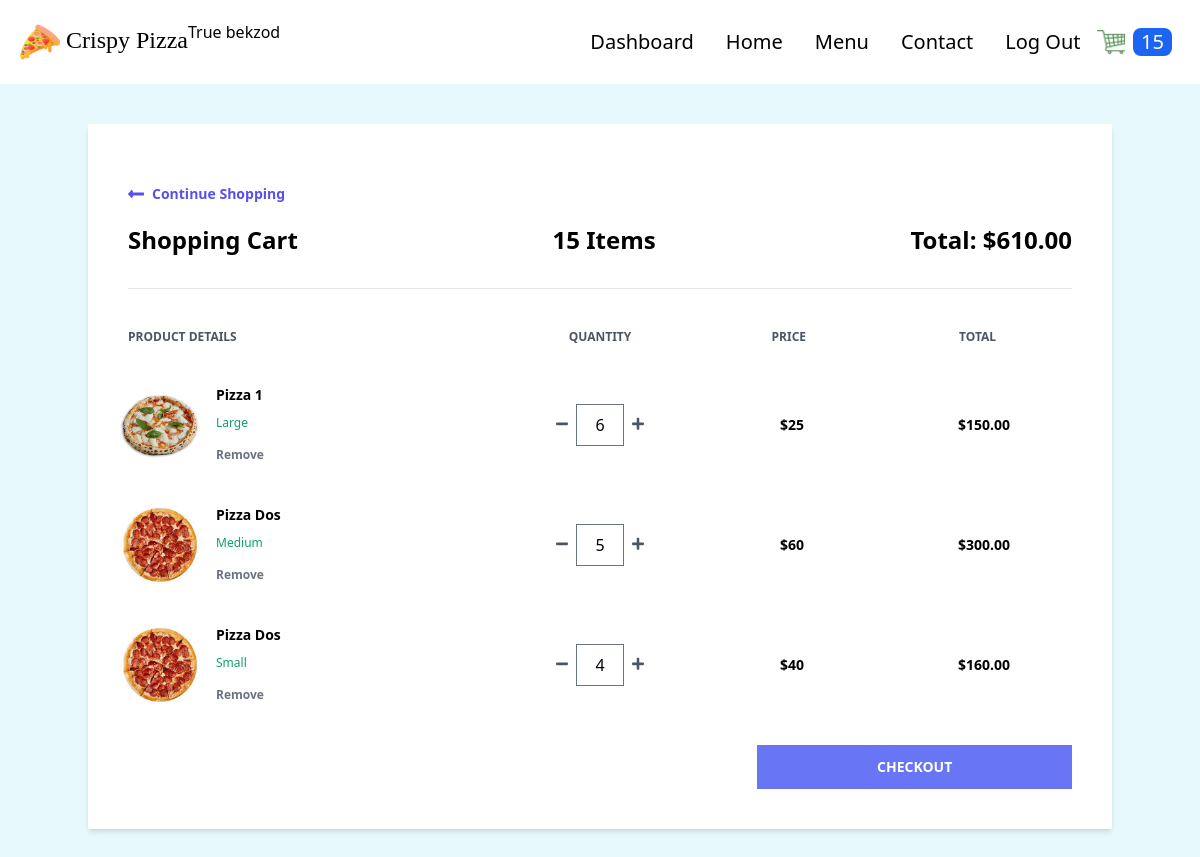
The page /cart/ (signed in) on the database as committed earlier.
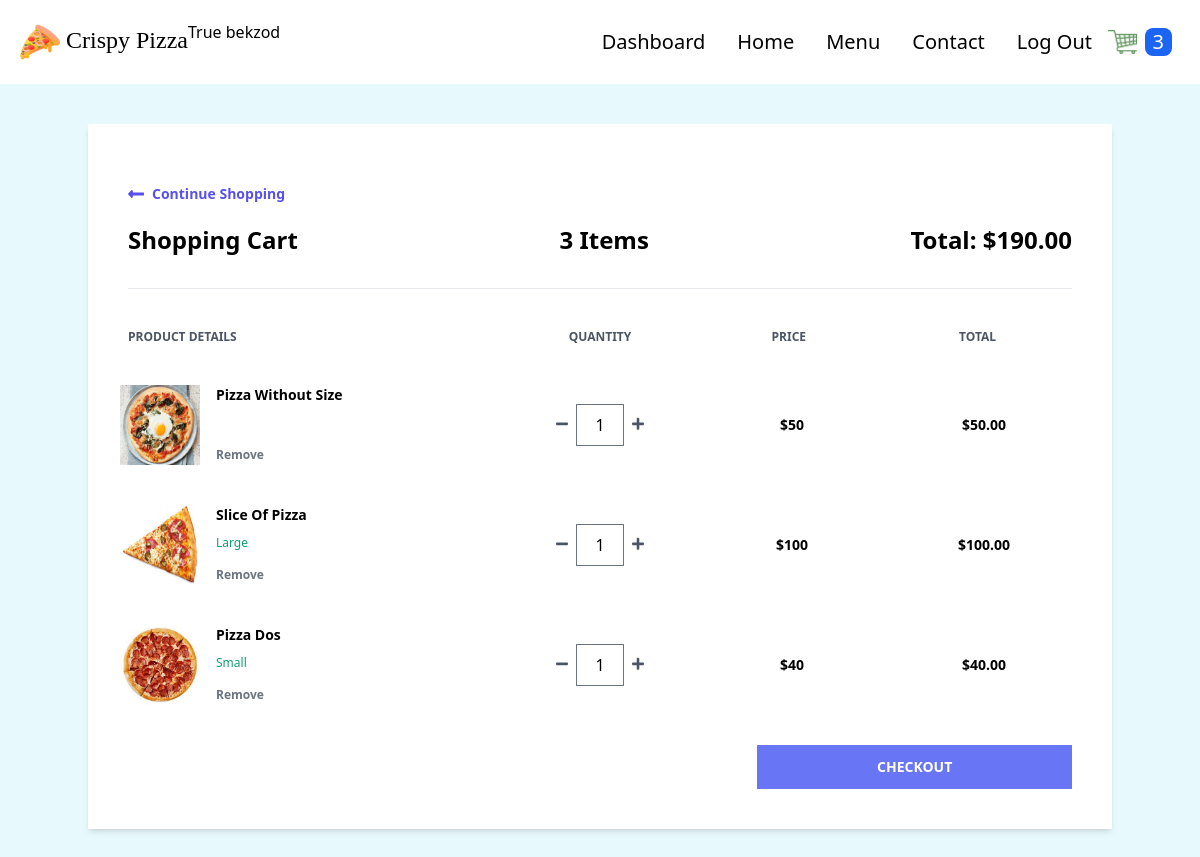
The same page on the database as committed later.
### order/models.py (models this page shows, shortened)
class Order(models.Model):
    transaction_id = models.UUIDField(
        primary_key=True, default=uuid.uuid4, editable=True)
    customer = models.ForeignKey(
        Customer, on_delete=models.CASCADE)
    date_ordered = models.DateTimeField(auto_now_add=True)
    date_modified = models.DateTimeField(auto_now=True)
    complete = models.BooleanField(default=False)
    coupon = models.ForeignKey(
        'Coupon', on_delete=models.SET_NULL, blank=True, null=True)
    @property
    def get_cart_subtotal(self):
        order_items = self.orderitem_set.all()
        total = sum([item.get_total for item in order_items])
        return total
    get_cart_subtotal.fget.short_description = 'Subtotal'
    @property
    def get_cart_total(self):
        total = self.get_cart_subtotal
        if self.coupon:
            total = total - self.get_coupon_value
        return total
    get_cart_total.fget.short_description = 'Total'
    @property
    def get_cart_items(self):
        order_items = self.orderitem_set.all()
        total = sum([item.quantity for item in order_items])
        return total
    get_cart_items.fget.short_description = '# Items'
    @property
    def get_coupon_value(self):
        if self.coupon:
            if self.coupon.discount_type == "Percent":
                coupon_value = self.get_cart_subtotal*self.coupon.discount_amount//100
            else:
                coupon_value = self.coupon.discount_amount
        else:
            coupon_value = None
        return coupon_value
    get_coupon_value.fget.short_description = 'Coupon'

class OrderItem(models.Model):
    product = models.ForeignKey(
        Product, on_delete=models.SET_NULL, blank=True, null=True)
    order = models.ForeignKey(
        Order, on_delete=models.CASCADE, null=True, blank=True)
    variation = models.ForeignKey(
        ProductVariant, on_delete=models.SET_NULL, blank=True, null=True)
    quantity = models.IntegerField(default=0, null=True, blank=True)
    date_added = models.DateTimeField(auto_now_add=True)
    @property
    def get_total(self):
        if self.product.has_variants:
            total = self.variation.price * self.quantity
        else:
            total = self.product.price * self.quantity
        return total
    get_total.fget.short_description = 'Total'

### store/models.py (models this page shows, shortened)
class Product(models.Model):
    PRODUCT_TYPES = (
        ("Pizza", "pizza"),
        ("Nonpizza", "nonpizza")
    )
    id = models.UUIDField(primary_key=True, default=uuid.uuid4, editable=False)
    name = models.CharField(max_length=100)
    price = models.PositiveIntegerField(blank=True, null=True)
    desc = models.TextField(max_length=500)
    image = models.ImageField(blank=True, upload_to='images')
    created_at = models.DateField(auto_now_add=True)
    updated_at = models.DateField(auto_now=True)
    product_type = models.CharField(max_length=10, choices=PRODUCT_TYPES)
    def image_tag(self):
        return mark_safe(f'<img src="{self.image.url}" width="100" height="100" />')
    image_tag.short_description = 'Image'
    @property
    def has_variants(self):
        if self.productvariant_set.count() > 0:
            return True
        else:
            return False

class ProductVariant(models.Model):
    title = models.CharField(max_length=100, blank=True, null=True)
    product = models.ForeignKey(Product, on_delete=models.CASCADE)
    size = models.ForeignKey(Size, on_delete=models.CASCADE)
    price = models.PositiveIntegerField()

class Size(models.Model):
    name = models.CharField(max_length=20, blank=True, null=True)

### order/views.py (the view)
# urls.py: path('cart/', views.cart, name='cart'),
def cart(request):
    if request.user.is_authenticated:
        customer = request.user.customer
    else:
        customer, created = Customer.objects.get_or_create(
            device=request.COOKIES['device'])
    customer_order = Order.objects.filter(
        customer=customer, complete=False)
    if customer_order.exists():
        customer_items = OrderItem.objects.filter(
            order_id__in=customer_order).order_by("product__name", "-variation__size")
        customer_order = customer_order[0]
    else:
        customer_order, customer_items = None, None
    context = {
        "order": customer_order,
        "items": customer_items,
    }
    return render(request, 'order/cart.html', context)

### store/context_processors.py (called while the page is built, shortened)
def get_cart_quantity(request):
    if request.user.is_authenticated:
        customer = request.user.customer
    try:
        customer_order = Order.objects.filter(
            customer=customer, complete=False)[0]
        number_of_items = customer_order.get_cart_items
    except:
        number_of_items = 0
    finally:
        return {
            'cart_quantity': number_of_items
        }

### order/templates/order/cart.html (shortened to what this page needs)
{% extends 'store/base.html' %} {% block content %} {% if not items %}
<div class="container mx-auto mt-10">
  <div class="w-full bg-white px-10 py-10 text-center">
    <h2 class="font-bold">Your cart is empty</h2>
    <div>
      <a
        href="{% url 'store:products' %}"
        class="flex font-semibold text-indigo-600 text-sm my-5 w-1/4"
      >
        <svg
          class="fill-current mr-2 text-indigo-600 w-4"
          viewBox="0 0 448 512"
        >
          <path
            d="M134.059 296H436c6.627 0 12-5.373 12-12v-56c0-6.627-5.373-12-12-12H134.059v-46.059c0-21.382-25.851-32.09-40.971-16.971L7.029 239.029c-9.373 9.373-9.373 24.569 0 33.941l86.059 86.059c15.119 15.119 40.971 4.411 40.971-16.971V296z"
          />
        </svg>
        Continue Shopping
      </a>
    </div>
  </div>
</div>
{% else %}
<div class="container mx-auto mt-10">
  <div class="flex flex-col shadow-md my-10">
    <div class="w-full bg-white px-10 py-10">
      <a
        href="{% url 'store:products' %}"
        class="flex font-semibold text-indigo-600 text-sm my-5 w-1/4"
      >
        <svg
          class="fill-current mr-2 text-indigo-600 w-4"
          viewBox="0 0 448 512"
        >
          <path
            d="M134.059 296H436c6.627 0 12-5.373 12-12v-56c0-6.627-5.373-12-12-12H134.059v-46.059c0-21.382-25.851-32.09-40.971-16.971L7.029 239.029c-9.373 9.373-9.373 24.569 0 33.941l86.059 86.059c15.119 15.119 40.971 4.411 40.971-16.971V296z"
          />
        </svg>
        Continue Shopping
      </a>
      <div class="flex justify-between border-b pb-8">
        <h1 class="font-semibold text-2xl">Shopping Cart</h1>
        <h2 class="font-semibold text-2xl">{{order.get_cart_items}} Items</h2>
        <h2 class="font-semibold text-2xl">
          Total: ${{order.get_cart_subtotal|floatformat:2}}
        </h2>
      </div>
      <div class="flex mt-10 mb-5">
        <h3 class="font-semibold text-gray-600 text-xs uppercase w-2/5">
          Product Details
        </h3>
        <h3
          class="font-semibold text-center text-gray-600 text-xs uppercase w-1/5 text-center"
        >
          Quantity
        </h3>
        <h3
          class="font-semibold text-center text-gray-600 text-xs uppercase w-1/5 text-center"
        >
          Price
        </h3>
        <h3
          class="font-semibold text-center text-gray-600 text-xs uppercase w-1/5 text-center"
        >
          Total
        </h3>
      </div>
      {% for item in items %}
      <div class="flex items-center hover:bg-gray-100 -mx-8 px-6 py-5">
        <div class="flex w-2/5">
          <div class="w-20">
            <img class="h-20" src="{{item.product.image.url}}" alt="" />
          </div>
          <div class="flex flex-col justify-between ml-4 flex-grow">
            <span class="font-bold text-sm">{{ item.product.name|title }}</span>
            <span class="text-green-500 text-xs"
              >{{item.variation.size.name}}</span
            >
            <form
              action="{% url 'order:remove-from-cart' item.id %}"
              method="post"
            >
              <button
                type="submit"
                class="font-semibold hover:text-red-500 text-gray-500 text-xs"
              >
                Remove
              </button>
            </form>
          </div>
        </div>
        <div
          class="flex justify-center items-center w-1/5 individual-container"
        >
          <form
            action="{% url 'order:reduce-product-quantity' item.pk %}"
            method="post"
          >
            <button type="submit">
              <svg class="fill-current text-gray-600 w-3" viewBox="0 0 448 512">
                <path
                  d="M416 208H32c-17.67 0-32 14.33-32 32v32c0 17.67 14.33 32 32 32h384c17.67 0 32-14.33 32-32v-32c0-17.67-14.33-32-32-32z"
                />
              </svg>
            </button>
          </form>
          <input
            class="quantity mx-2 border text-center w-12"
            type="text"
            value="{{item.quantity}}"
            id="{{item.pk}}"
          />
          <form
            action="{% url 'order:increase-product-quantity' item.pk %}"
            method="post"
          >
            <button type="submit">
            </button>
          </form>
        </div>
        <h1 class="text-center w-1/5 font-semibold text-sm">
          ${% firstof item.variation.price item.product.price %}
        </h1>
        <span class="text-center w-1/5 font-semibold text-sm"
          >${{item.get_total|floatformat:2}}</span
        >
      </div>
      {% endfor %}
      <div class="mt-5">
        <a
          href="{% url 'order:checkout' %}"
          class="bg-indigo-500 font-semibold hover:bg-indigo-600 py-3 text-sm text-white uppercase w-1/3 flex items-center justify-center ml-auto"
        >
          Checkout
        </a>
      </div>
    </div>
  </div>
</div>
{% endif %}
{% endblock %}

### store/templates/store/base.html (shortened to what this page needs)
{% load static %}
<!DOCTYPE html>
<html lang="en">
  <head>
    <link rel="stylesheet" href="{% static 'store/src/styles.css' %}" />
    <link rel="stylesheet" href="{% static 'store/src/customStyles.css' %}" />
  </head>
  <body class="m-0 p-0 bg-dimly-blue">
    <nav class="p-5 bg-white flex">
      <div class="flex justify-between items-center">
        <a href="{% url 'store:products' %}">
          <span class="text-2xl font-[Poppins] cursor-pointer">
            <img
              class="h-10 inline"
              src="{% static 'store/images/pizza.png' %}"
            />
            Crispy Pizza
          </span>
        </a>
      </div>
      <h2>{{user.is_superuser}} {{user.username}}</h2>
      <ul class="flex ml-auto items-center">
        {% if user.is_superuser %}
        <li class="text-xl mx-4 hover:text-cyan-500 duration-500">
          <a href="{% url 'store:dashboard' %}">Dashboard</a>
        </li>
        {% endif %}
        <li class="text-xl mx-4 hover:text-cyan-500 duration-500">
          <a href="{% url 'store:products' %}">Home</a>
        </li>
        <li class="text-xl mx-4 hover:text-cyan-500 duration-500">
          <a href="">Menu</a>
        </li>
        <li class="text-xl mx-4 hover:text-cyan-500 duration-500">
          <a href="">Contact</a>
        </li>
        {% if user.is_authenticated %}
        <li class="text-xl mx-4 hover:text-cyan-500 duration-500">
          <a href="{% url 'users:logout' %}">Log Out</a>
        </li>
        {% else %}
        <li class="text-xl mx-4 hover:text-cyan-500 duration-500">
          <a href="{% url 'users:login' %}">Log In</a>
        </li>
        {% endif %}
        <li>
          <a href="{% url 'order:cart' %}">
            <img
              class="h-6"
              src="{% static 'store/images/cart.png' %}"
              alt="cart"
            />
          </a>
        </li>
        <li class="p-2">
          <div class="bg-blue-600 rounded-lg px-2">
            <p class="cart-count text-xl text-white">{{cart_quantity}}</p>
          </div>
        </li>
      </ul>
    </nav>
    {% block content %} {% endblock %}
  </body>
</html>

Rows that differ between the two databases and show on the page:
removed OrderItem: product.image (picture), product.name "Pizza 1", variation.size.name "Large", quantity "6", variation.price "25", get_total "150.00"
removed OrderItem: product.image (picture), product.name "Pizza Dos", variation.size.name "Medium", quantity "5", variation.price "60", get_total "300.00"
removed OrderItem: product.image (picture), product.name "Pizza Dos", variation.size.name "Small", quantity "4", variation.price "40", get_total "160.00"
changed Order: get_cart_items "15" → "3"; get_cart_subtotal "610.00" → "190.00"
added OrderItem: product.image (picture), product.name "Pizza Without Size", quantity "1", variation+product "50", get_total "50.00"
added OrderItem: product.image (picture), product.name "Slice Of Pizza", variation.size.name "Large", quantity "1", variation.price "100", get_total "100.00"
added OrderItem: product.image (picture), product.name "Pizza Dos", variation.size.name "Small", quantity "1", variation.price "40", get_total "40.00"
Other text that changed with them:
{{ cart_quantity }}: "15" → "3"
